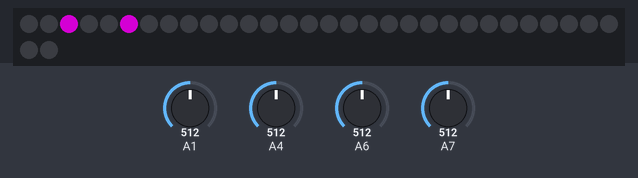
A sketch run on a simulated Arduino Nano, built with avr-gcc and run on an emulated ATmega328P. Parts: 32 RGB LEDs in strip order, left to right, continuing on the next row. Inputs (shaded band) come from the test bench; at power-on: A1 = 512, A4 = 512, A6 = 512, A7 = 512. Dim RGB values are drawn brighter than linear; what the sketch prints to the serial monitor is not drawn.

Above: at 3.1 s.
At 41.7 s:
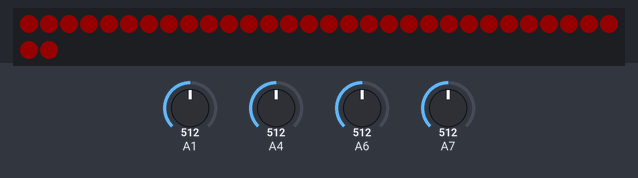

The sketch:

Hongphuc_daynhay002.ino
```cpp
#include <FastLED.h>
#include <SimpleKalmanFilter.h>
SimpleKalmanFilter simpleKalmanFilter1(2, 2, 0.01);
SimpleKalmanFilter simpleKalmanFilter2(2, 2, 0.01);
SimpleKalmanFilter simpleKalmanFilter3(2, 2, 0.01);
SimpleKalmanFilter simpleKalmanFilter4(2, 2, 0.01);
const long SERIAL_REFRESH_TIME = 100;
#define ArrayLength 20
#define LED_PIN 7
#define NUM_LEDS 32
int arr[100];

int val1OfZero, val1Of90, val1Of180, val2OfZero, val2Of90, val2Of180, val3OfZero, val3Of90, val3Of180, val4OfZero, val4Of90, val4Of180;
CRGB leds[NUM_LEDS];
void setup() {
  leds[0] = CRGB::Black;
  leds[1] = CRGB::Black;
  leds[2] = CRGB::Black;
  leds[3] = CRGB::Black;
  leds[4] = CRGB::Black;
  leds[5] = CRGB::Black;
  leds[6] = CRGB::Black;
  leds[7] = CRGB::Black;
  FastLED.addLeds<WS2812, LED_PIN, GRB>(leds, NUM_LEDS);
  Serial.begin(9600);
  pinMode(A1, INPUT);
  pinMode(A4, INPUT);
  pinMode(A7, INPUT);
   pinMode(A6, INPUT);
  // pinMode(10, OUTPUT);
  // pinMode(13, OUTPUT);
  // pinMode(12, OUTPUT);
  Serial.println("Yeu cau hieu chinh");
  delay(3000);
  Serial.println("chuanbi");
  // val1OfZero = calculateOriginalAngleValue1();
  // val2OfZero = calculateOriginalAngleValue2();
  // val3OfZero = calculateOriginalAngleValue3();
  //  val4OfZero = calculateOriginalAngleValue3();
  // val1OfZero = calculateOriginalAngleValue1();
  // val2OfZero = calculateOriginalAngleValue2();
  // val3OfZero = calculateOriginalAngleValue3();
  Serial.println("ve 0 do");
  leds[2] = CRGB::Purple;
  leds[5] = CRGB::Purple;
  FastLED.show();
  delay(500);
  // Now turn the LED off, then pause
  leds[2] = CRGB::Black;
  leds[5] = CRGB::Black;
  FastLED.show();

  delay(2000);
  val1OfZero = calculateOriginalAngleValue1();
  val2OfZero = calculateOriginalAngleValue2();
  val3OfZero = calculateOriginalAngleValue3();
  val4OfZero = calculateOriginalAngleValue3();
  Serial.println("ve 90 do");
  leds[2] = CRGB::Purple;
  leds[5] = CRGB::Purple;

  FastLED.show();
  delay(500);
  // Now turn the LED off, then pause
  leds[2] = CRGB::Black;
  leds[5] = CRGB::Black;
  FastLED.show();

  delay(2000);
  val1Of90 = calculateOriginalAngleValue1();
  val2Of90 = calculateOriginalAngleValue2();
  val3Of90 = calculateOriginalAngleValue3();
   val4Of90 = calculateOriginalAngleValue3();
  Serial.println("ve 180 do");
  leds[2] = CRGB::Purple;
  leds[5] = CRGB::Purple;
  FastLED.show();
  delay(500);
  // Now turn the LED off, then pause
  leds[2] = CRGB::Black;
  leds[5] = CRGB::Black;
  FastLED.show();
  delay(2000);
  val1Of180 = calculateOriginalAngleValue1();
  val2Of180 = calculateOriginalAngleValue2();
  val3Of180 = calculateOriginalAngleValue3();
  val4Of180 = calculateOriginalAngleValue3();
  Serial.println("Done....");

  // Turn the LED on, then pause
  leds[2] = CRGB::White;
  leds[5] = CRGB::White;
  FastLED.show();
  delay(500);
  // Now turn the LED off, then pause
  leds[2] = CRGB::Black;
  leds[5] = CRGB::Black;
  FastLED.show();
  delay(500);
  leds[2] = CRGB::White;
  leds[5] = CRGB::White;
  FastLED.show();
  delay(500);
  // Now turn the LED off, then pause
  leds[2] = CRGB::Black;
  leds[5] = CRGB::Black;
  FastLED.show();
  delay(500);

  Serial.print(val1OfZero);
  Serial.print(val1Of90);
  Serial.println(val1Of180);
  delay(5000);
  FastLED.setBrightness(20);
}

void loop() {
  int real_value1 = analogRead(A1);
  int real_value2 = analogRead(A4);
  int real_value3 = analogRead(A7);
   int real_value4 = analogRead(A6);
  // put your main code here, to run repeatedly:
  int estimated_value1 = simpleKalmanFilter1.updateEstimate(real_value1);
  int estimated_value2 = simpleKalmanFilter2.updateEstimate(real_value2);
  int estimated_value3 = simpleKalmanFilter3.updateEstimate(real_value3);
 int estimated_value4 = simpleKalmanFilter3.updateEstimate(real_value4);
  // Serial.print("flex1:");
  Serial.print(estimated_value1);
  Serial.print(",");
  Serial.print(real_value1);
  Serial.print(",");
  Serial.print(val1OfZero);
  Serial.print(",");
  Serial.print(val1Of90);
  Serial.print(",");
  Serial.print(val1Of180);
  Serial.print("\t flex2:");
  Serial.print(estimated_value2);
  Serial.print(",");
  Serial.print(real_value2);
  Serial.print(",");
  Serial.print(val2OfZero);
  Serial.print(",");
  Serial.print(val2Of90);
  Serial.print(",");
  Serial.print(val2Of180);
  Serial.print("\t flex3:");
  Serial.print(estimated_value3);
  Serial.print(",");
  Serial.print(real_value3);
  Serial.print(",");
  Serial.print(val3OfZero);
  Serial.print(",");
  Serial.print(val3Of90);
  Serial.print(",");
  Serial.print(val3Of180);
   Serial.print("\t flex4:");
  Serial.print(estimated_value4);
  Serial.print(",");
  Serial.print(real_value4);
  Serial.print(",");
  Serial.print(val4OfZero);
  Serial.print(",");
  Serial.print(val4Of90);
  Serial.print(",");
  Serial.print(val4Of180);
  Serial.println();


  if (abs(estimated_value1 - val1OfZero) < 30) {
    ledxanh(0, 1);
     ledxanh(2, 3);
      ledxanh(4, 5);
       ledxanh(6, 7);
  } else if (abs(estimated_value1 - val1Of90) < 30) {
     ledvang(0, 1);
     ledvang(2, 3);
      ledvang(4, 5);
       ledvang(6, 7);
  } else if (abs(estimated_value1 - val1Of180) < 30) {
     leddo(0, 1);
     leddo(2, 3);
      leddo(4, 5);
       leddo(6, 7);
  } else {
     leddo(0, 1);
     leddo(2, 3);
      leddo(4, 5);
       leddo(6, 7);
  }

  if (abs(estimated_value2 - val2OfZero) < 30) {
   ledxanh(8, 9);
     ledxanh(10, 11);
      ledxanh(12, 13);
       ledxanh(14, 15);
  } else if (abs(estimated_value2 - val2Of90) < 30) {
    ledvang(8, 9);
     ledvang(10, 11);
      ledvang(12, 13);
       ledvang(14, 15);
  } else if (abs(estimated_value2 - val2Of180) < 30) {
     leddo(8, 9);
     leddo(10, 11);
      leddo(12, 13);
       leddo(14, 15);
  } else {
     leddo(8, 9);
     leddo(10, 11);
      leddo(12, 13);
       leddo(14, 15);
  }

  if (abs(estimated_value3 - val3OfZero) < 30) {
    ledxanh(16, 17);
     ledxanh(18, 19);
      ledxanh(20, 21);
       ledxanh(22, 23);
  } else if (abs(estimated_value3 - val3Of90) < 30) {
     ledvang(16, 17);
     ledvang(18, 19);
      ledvang(20, 21);
       ledvang(22, 23);
  } else if (abs(estimated_value3 - val3Of180) < 30) {
    leddo(16, 17);
     leddo(18, 19);
      leddo(20, 21);
       leddo(22, 23);
  } else {
     leddo(16, 17);
     leddo(18, 19);
      leddo(20, 21);
       leddo(22, 23);
  }
if (abs(estimated_value4 - val4OfZero) < 30) {
    ledxanh(24, 25);
     ledxanh(26, 27);
      ledxanh(28, 29);
       ledxanh(30, 31);
  } else if (abs(estimated_value4 - val4Of90) < 30) {
    ledvang(24, 25);
     ledvang(26, 27);
      ledvang(28, 29);
       ledvang(30, 31);
  } else if (abs(estimated_value4 - val4Of180) < 30) {
    leddo(24, 25);
     leddo(26, 27);
      leddo(28, 29);
       leddo(30, 31);
  } else {
    leddo(24, 25);
     leddo(26, 27);
      leddo(28, 29);
       leddo(30, 31);
  }


  delay(SERIAL_REFRESH_TIME);
}

int calculateOriginalAngleValue1() {
  int tong;
  int k = 0;
  for (int i = 0; i < ArrayLength; i++) {
    tong += simpleKalmanFilter1.updateEstimate(analogRead(A1));

    delay(100);
  }

  return tong / ArrayLength;
}
int calculateOriginalAngleValue2() {
  int tong;
  for (int i = 0; i < ArrayLength; i++) {
    tong += simpleKalmanFilter2.updateEstimate(analogRead(A4));
    delay(100);
  }
  return tong / ArrayLength;
}
int calculateOriginalAngleValue3() {
  int tong;
  for (int i = 0; i < ArrayLength; i++) {
    tong += simpleKalmanFilter3.updateEstimate(analogRead(A7));
    delay(100);
  }
  return tong / ArrayLength;
}
int calculateOriginalAngleValue4() {
  int tong;
  for (int i = 0; i < ArrayLength; i++) {
    tong += simpleKalmanFilter4.updateEstimate(analogRead(A6));
    delay(100);
  }
  return tong / ArrayLength;
}

void resetToZero(int* arr, int length) {
  for (int i = 0; i < length; i++) {
    arr[i] = 0;
  }
}


void ledxanh(int i, int j) {
  leds[i] = CRGB(0, 255, 0);  // xanh
  leds[j] = CRGB(0, 255, 0);
  FastLED.show();
}
void ledtrang(int i, int j) {
  leds[i] = CRGB(255, 255, 255);  // xanh
  leds[j] = CRGB(255, 255, 255);
  FastLED.show();
}

void ledvang(int i, int j) {
  leds[i] = CRGB(255, 255, 0);  // vàng
  leds[j] = CRGB(255, 255, 0);
  FastLED.show();
}
void leddo(int i, int j) {
  leds[i] = CRGB(255, 0, 0);  // đỏ
  leds[j] = CRGB(255, 0, 0);
  FastLED.show();
}


/*
0 độ : xanh
90 độ : vàng
180 độ : đỏ
*/
```
